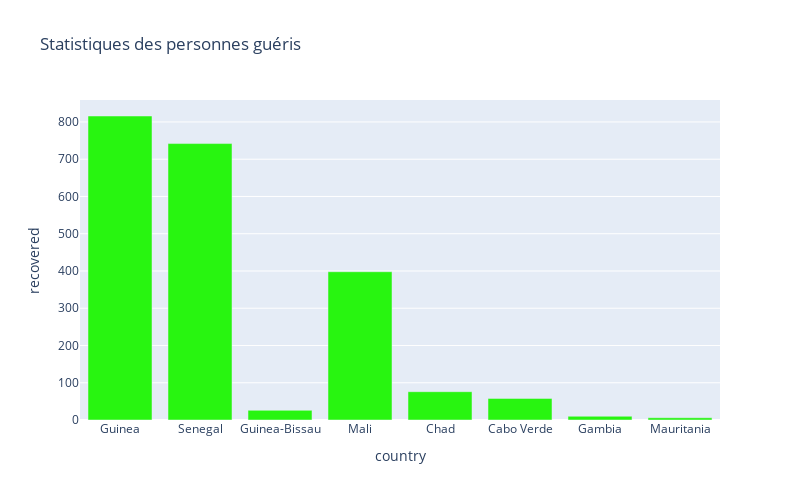

The notebook cell saved with this chart:
### Code cell
px.bar(
    sorted_country_df.head(8),
    x = "country",
    y = "recovered",
    title= "Statistiques des personnes guéris", # the axis names
    color_discrete_sequence=["#28F510"], 
    height=500,
    width=800
)

### Figure 1 — Plotly figure (JSON) as saved in the notebook; plotly's stock layout.template omitted (floating-point values rounded to 4 significant figures)
{"data": [{"alignmentgroup": "True", "hovertemplate": "country=%{x}<br>recovered=%{y}<extra></extra>", "legendgroup": "", "marker": {"color": "#28F510"}, "name": "", "offsetgroup": "", "orientation": "v", "showlegend": false, "textposition": "auto", "type": "bar", "x": ["Guinea", "Senegal", "Guinea-Bissau", "Mali", "Chad", "Cabo Verde", "Gambia", "Mauritania"], "xaxis": "x", "y": [816, 742, 26, 398, 76, 58, 10, 6], "yaxis": "y"}], "layout": {"barmode": "relative", "height": 500, "legend": {"tracegroupgap": 0}, "title": {"text": "Statistiques des personnes guéris"}, "width": 800, "xaxis": {"anchor": "y", "domain": [0, 1], "title": {"text": "country"}}, "yaxis": {"anchor": "x", "domain": [0, 1], "title": {"text": "recovered"}}}}
